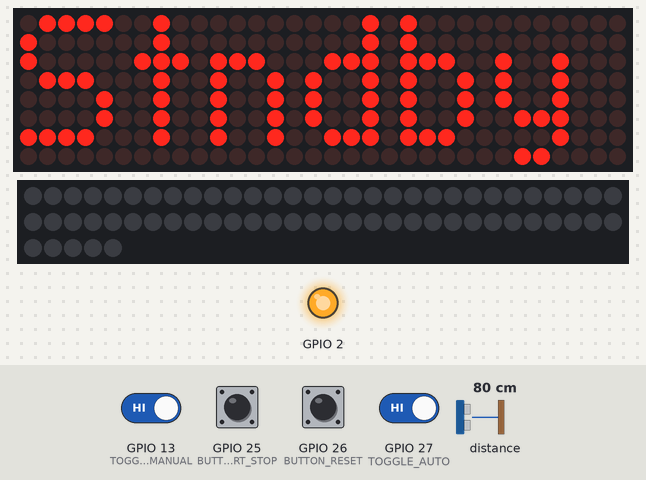
Bench run of a sketch on a simulated ESP32. Parts: 32×8 LED matrix, 65 RGB LEDs in strip order, left to right, continuing on the next row, output pins drawn as LEDs (lit = HIGH). Inputs (shaded band) come from the test bench; at power-on: GPIO 13 (TOGGLE_MANUAL), GPIO 25 (BUTTON_START_STOP), GPIO 26 (BUTTON_RESET), GPIO 27 (TOGGLE_AUTO) HIGH, distance to the obstacle 80 cm. Dim RGB values are drawn brighter than linear.

Above: at 5.6 s.
5.7 s: GPIO 13 (TOGGLE_MANUAL) driven LOW
At 7.1 s:
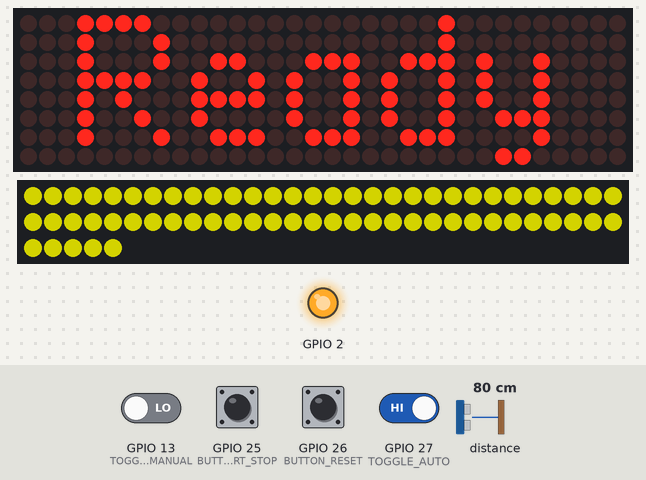
7.5 s: GPIO 25 (BUTTON_START_STOP) pulled LOW for 0.15 s
At 7.63 s:
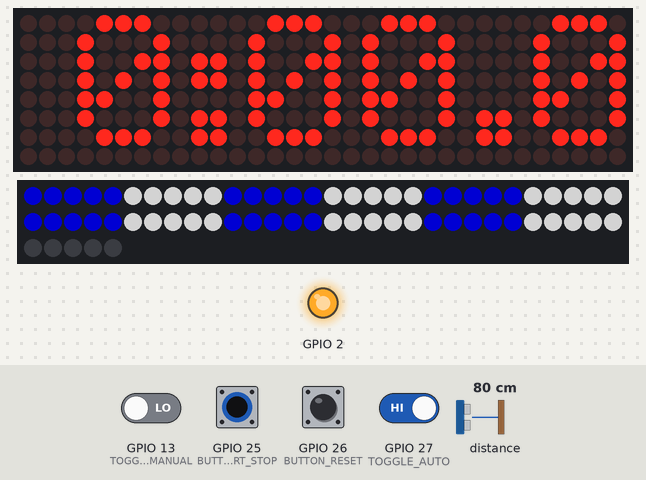
8.2 s: GPIO 25 (BUTTON_START_STOP) pulled LOW for 1 s
At 9.7 s:
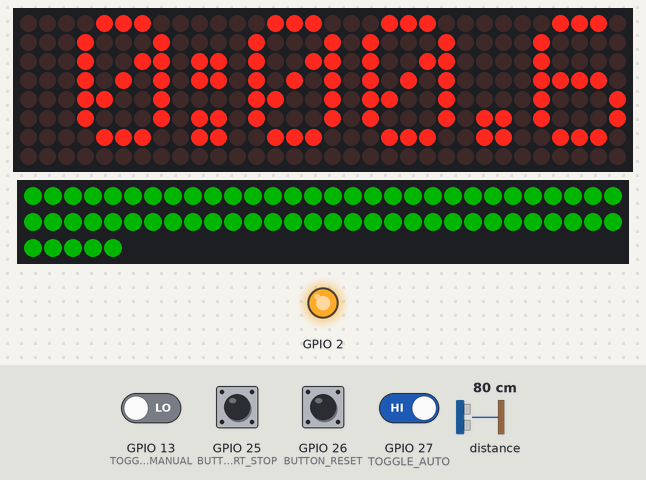
10.7 s: GPIO 13 (TOGGLE_MANUAL) driven HIGH
At 12.0 s:
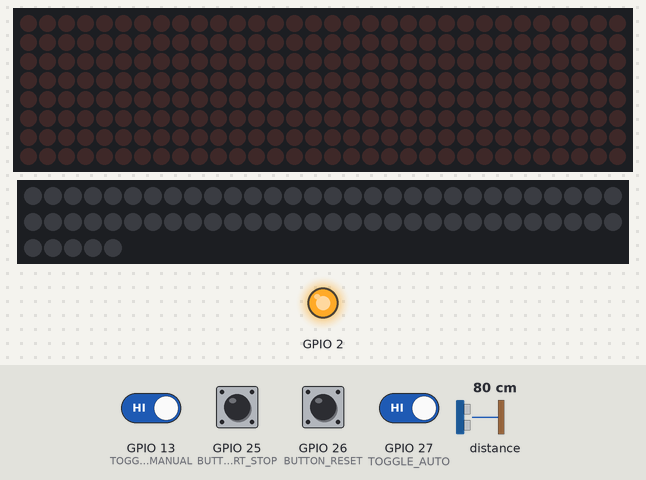
13.2 s: GPIO 27 (TOGGLE_AUTO) driven LOW
At 14.4 s:
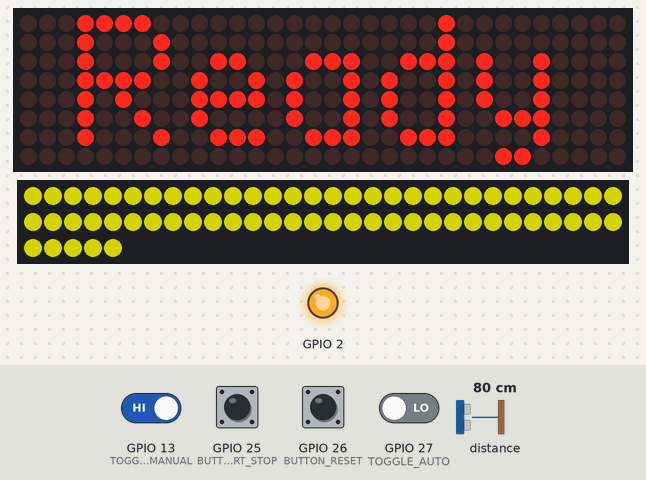
14.7 s: GPIO 27 (TOGGLE_AUTO) driven HIGH
At 15.3 s:
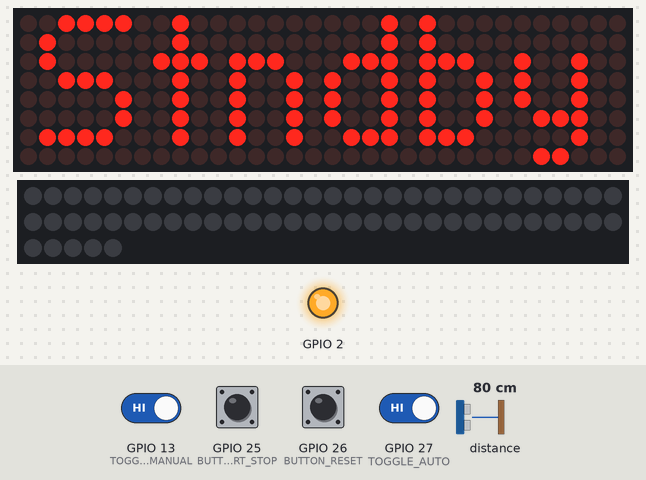
Timing chart, 0 to 17.7 s (numbered marks = the images above; inputs shaded):
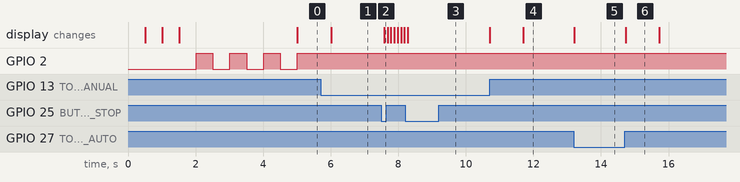

Measured:
- after the input at 5.7 s, the display: first differs from a run without the input after 0.32 s (image 1)
- after the input at 7.5 s, the display: changes after 0.08 s (image 2)
- after the input at 10.7 s, the display: first changes at once (image 4 shows a later state)
- after the input at 13.2 s, the display: changes at once (image 5)
- after the input at 14.7 s, the display: changes at once (image 6)
- by itself, GPIO 2: alternates HIGH for 0.50 s and LOW for 0.50 s
- what the display in image 6 shows lasts 1.0 s, from 14.7 s to 15.7 s

The sketch:

racecar_nowifi.ino
```cpp
/* ===============================================================
   Race Car Timer System - No Wifi
    This version does not implement any wifi functionality.  For
    this reason, other features such as OTA and URL commands are
    also unavailable.
    Version: 0.21
   ===============================================================*/
#include <Wire.h>                       //I2C - distance sensors (ESP Core)
#include <SPI.h>                        //SPI - Timer display (ESP Core)
//VL53L0X
#include <VL53L0X.h>                    //VL53L0X ToF Sensor https://github.com/pololu/vl53l0x-arduino
//MAX7219 Display
#include <MD_MAX72xx.h>                 //MAX7219 Matrix (SPI) https://github.com/JemRF/max7219 (installed as dependency of MD_Parola)
#include <MD_Parola.h>                  //MAX7219 Matrix https://github.com/MajicDesigns/MD_Parola
//LEDs
//LED-related Libraries
#define FASTLED_INTERNAL                // Suppress FastLED SPI/bitbanged compiler warnings
#include <FastLED.h>                    // v3.7.1 LED Strip Control: https://github.com/FastLED/FastLED

#define VERSION "v0.21 (ESP32 NoWiFi)"
#define APPNAME "RACECAR TIMER"
#define SERIAL_DEBUG 0                  //Set to 1 to enable serial debugging via USB or RX/TX

// ======================================================
//  Change or update these values for your build/options
// ======================================================
//Pin Defintions
#define BUS1_SDA 21                     //I2C Bus 1 Data (ToF start sensor)
#define BUS1_SCL 22                     //I2C Bus 1 Clock (ToF start sensor)
#define BUS2_SDA 17                     //I2C Bus 2 Data (ToF end sensor)
#define BUS2_SCL 19                     //I2C Bus 2 Clock (ToF end sensor)
#define SPI_DIN 23                      //SPI Data In (LED timer matrix )
#define SPI_CLK 18                      //SPI Clock
#define SPI_CS 5                        //SPI Chip Select
#define LED_DATA_PIN 16                 //Data line for LED strip lighting
#define BUTTON_RESET 26                 //Timer button - Reset
#define BUTTON_START_STOP 25            //Timer button - Manual time start/stop
#define TOGGLE_AUTO 27                  //Toggle switch - auto timing mode
#define TOGGLE_MANUAL 13                //Toggle switch - manual timing mode

//Timing & System Options
#define USE_TENTHS true
#define MAX_RACE_TIME 599                  //Max race time in seconds (599 max when using tenths, 5999 otherwise)
//LED Lighting Strips
#define USE_LEDS true;                     //Use LED strips. Set to false if not using LED strips
#define NUM_LEDS 65                        //Number of LEDs (one side only). Set to zero if USE_LEDS is false.
#define MILLIAMP_MAX 10000                 //Max milliamp draw permitted by the LEDs
#define DEFAULT_LED_BRIGHTNESS 125         //LED Strip brightness (0-255)
#define DEFAULT_TIMER_INTENSITY 3          //Matrix timer brightness (0-10)
//Sensor Distances (in mm)
#define START_SENSOR_DIST 406              //Should be distance (mm) from start line sensor to the opposite edge of race track
#define END_SENSOR_DIST 406                //Should be distance (mm) from end line sensor to the opposite edge of race track
//==================================================

//================================================================================
// Do not change any values below unless you are SURE you know what you are doing!
//================================================================================
//Peripheral Defines
//MAX7219 Display
#define MAX_DEVICES 4                      //MAX7219 - Number of controllers
#define HARDWARE_TYPE MD_MAX72XX::FC16_HW  //MAX7219 Matrix

//Boot indication variables
bool useOnboardLED = true;                 //Use onboard LED to show successful boot
int blinkLED = 0;                          //Counter for above.  LED will blink 3 times and remain on if useOnboardLED is true

//Application Variables
String deviceName = "RaceTimer";           //Default Device Name - 16 chars max, no spaces. Will be updated via onboarding.
bool showTenths = USE_TENTHS;              //true = show tenths of a second, false = show only minutes/seconds (Set via the #define above)
bool systemStandby = false;                //Toggle - center pos: puts system in standby (stops processes, turns off timer/LEDs)
bool timerAuto = true;                     //Toggle - auto/manual timing
bool timerRunning = false;                 //True when timer actively running
bool timerComplete = false;
bool bootUp = true;
unsigned long prevTime = 0;
unsigned long elapsedTime = 0;
//Local variables, using constants - just for consistency with WiFi version - Change via #defines above
bool useLEDs = USE_LEDS;                   //When false, calls to LED strip will be skipped
int numLEDs = NUM_LEDS;
unsigned long maxRaceTime = 599900;        //Just a holder.  Actual milliseconds calculated in Setup() using MAX_RACE_MINUTE

//Manual Start/Stop button debouncing
unsigned long lastDebounceTime = 0;
unsigned long debounceDelay = 75;           //millisecond delay
int startButtonState;                       //For tracking state
int lastButtonState = HIGH;                 //Set initial state (HIGH = not pressed)

//Timing Mode variables
int oldAutoState;
int oldManualState;
bool poweredDown = false;

//Instantiate sensors, display and LEDs
VL53L0X startTimer;
VL53L0X endTimer;
TwoWire bus1 = TwoWire(0);   //I2C Bus 1
TwoWire bus2 = TwoWire(1);     //I2C Bus 2
MD_Parola timerDisplay = MD_Parola(HARDWARE_TYPE, SPI_DIN, SPI_CLK, SPI_CS, MAX_DEVICES);  //SPI LED Display (Type, DIN, SCL, CS, NumDevices)
CRGB LEDs[NUM_LEDS];

/*
   ===============================
    MAIN SETUP
   ===============================
*/
void setup() {
  #if defined(SERIAL_DEBUG) && (SERIAL_DEBUG == 1)
    Serial.begin(115200);
    Serial.println("Starting Setup");
  #endif
  //Onboard LED (for boot indicator)
  pinMode(2, OUTPUT);
  //Push Buttons
  pinMode(BUTTON_RESET, INPUT_PULLUP);
  pinMode(BUTTON_START_STOP, INPUT_PULLUP);
  pinMode(TOGGLE_AUTO, INPUT_PULLUP);
  pinMode(TOGGLE_MANUAL, INPUT_PULLUP);
  //Set all initially to HIGH (off)
  digitalWrite(BUTTON_RESET, HIGH);
  digitalWrite(BUTTON_START_STOP, HIGH);
  digitalWrite(TOGGLE_AUTO, HIGH);
  digitalWrite(TOGGLE_MANUAL, HIGH);

  //MAX7219
  timerDisplay.begin();
  timerDisplay.setIntensity(DEFAULT_TIMER_INTENSITY);
  timerDisplay.displayClear();
  timerDisplay.setTextAlignment(PA_LEFT);

  //VL53L0X Sensors
  //Wire.begin();
  bus1.begin(BUS1_SDA, BUS1_SCL, 100000);
  bus2.begin(BUS2_SDA, BUS2_SCL, 100000);
  startTimer.setBus(&bus1);
  startTimer.setTimeout(500);
  startTimer.init();
  startTimer.startContinuous();
  endTimer.setBus(&bus2);
  endTimer.setTimeout(500);
  endTimer.init();
  endTimer.startContinuous();

  //------------------------
  // Setup FastLED and LEDs
  //------------------------
  if (useLEDs) {
    FastLED.addLeds<WS2812B, LED_DATA_PIN, GRB>(LEDs, numLEDs);
    FastLED.setDither(false);
    FastLED.setCorrection(TypicalLEDStrip);
    FastLED.setMaxPowerInVoltsAndMilliamps(5, MILLIAMP_MAX);
    FastLED.setBrightness(DEFAULT_LED_BRIGHTNESS);
    fill_solid(LEDs, numLEDs, CRGB::Black);
    FastLED.show();
    //Show setup is complete and test LEDs
    fill_solid(LEDs, numLEDs, CRGB::Red);
    FastLED.show();
    delay(500);
    fill_solid(LEDs, numLEDs, CRGB::Green);
    FastLED.show();
    delay(500);
    fill_solid(LEDs, numLEDs, CRGB::Blue);
    FastLED.show();
    delay(500);
    fill_solid(LEDs, numLEDs, CRGB::Black);
    FastLED.show();
    delay(500);
  }

  //-----------------------------------------
  // Calculate max race time in milliseconds
  //-----------------------------------------
  if ((showTenths) && (MAX_RACE_TIME > 599)) {
    maxRaceTime = 599900;
  } else if (MAX_RACE_TIME > 5999) {
    maxRaceTime = 5999900;
  } else {
    maxRaceTime = ((MAX_RACE_TIME) * 1000); //(((MAX_RACE_TIME - 1) * 60000) + 59900);
  }

  //Set initial timing mode, based on toggle position
  setTimingMode();

  #if defined(SERIAL_DEBUG) && (SERIAL_DEBUG == 1)
    Serial.begin(115200);
    Serial.println("Setup Complete");
  #endif

}

void loop() {
  int startDist = 0;
  int endDist = 0;
  //Blink onboard LED three times then remain on - should only start after successful onboard
  if (useOnboardLED) {
    while (blinkLED < 3) {
      digitalWrite(2, HIGH);
      delay(500);
      yield();
      digitalWrite(2, LOW);
      delay(500);
      yield();
      blinkLED ++;
      #if defined(SERIAL_DEBUG) && (SERIAL_DEBUG == 1)
        Serial.begin(115200);
        Serial.println("Blink");
      #endif
    }
    digitalWrite(2, HIGH);
  } else {
    digitalWrite(2, LOW);
  }
  //REST OF MAIN LOOP HERE
  unsigned long currentMillis = millis();
  //Check for state change of toggle switch/timing mode
  int curAuto = digitalRead(TOGGLE_AUTO);
  int curManual = digitalRead(TOGGLE_MANUAL);
  if ((curAuto != oldAutoState) || (curManual != oldManualState)) {
    setTimingMode();
  }
  if (systemStandby) {
    if (!poweredDown) {
      timerDisplay.displayClear();
      timerDisplay.print("Stndby");
      fill_solid(LEDs, numLEDs, CRGB::Black);
      FastLED.show();
      delay(1000);
      timerDisplay.displayClear();
      poweredDown = true;
    }
  } else {
    if ((bootUp) || (poweredDown)) {
      bootUp = false;
      poweredDown = false;
      resetTimer();
    }
    //Check for timer button presses - Currentl, only the reset button is checked. Still need code for manual start/stop feature
    if (!digitalRead(BUTTON_RESET)) {
      resetTimer();
      #if defined(SERIAL_DEBUG) && (SERIAL_DEBUG == 1)
        Serial.println("System Reset");
      #endif
    } else if (!timerAuto) {
      //---- MANUAL TIMING -------- (using pushbutton)
      //Only check start/stop button in manual mode
      int reading = digitalRead(BUTTON_START_STOP);
      //Debounce
      if (reading != lastButtonState) {
        lastDebounceTime = millis();
      }
      if ((millis() - lastDebounceTime) > debounceDelay) {
        if (reading != startButtonState) {
          startButtonState = reading;
          if (!startButtonState) {
            if ((!timerRunning) && (!timerComplete)) {
              //Start timer
              startTime();
              prevTime = millis();
              currentMillis = prevTime;
              elapsedTime = 0;
            } else if ((timerRunning) && (!timerComplete)) {
              //Stop timer
              stopTime();
            }
          }
        }
      }
      lastButtonState = reading;
    } else {
      //Get sensor readings
      startDist = startTimer.readRangeContinuousMillimeters();
      endDist = endTimer.readRangeContinuousMillimeters();
      //Check for starting sensor break if timer not running
      //System ready/standby: timerRunning FALSE and timerComplete FALSE
      //System in progress: timerRunning TRUE and timerComplete FALSE
      //Race Finished: timerRunning FALSE and timerComplete TRUE
      if ((!timerRunning) && (!timerComplete)) {
        if (startDist < START_SENSOR_DIST) {
          //start timer and turn LEDs green
          timerDisplay.displayClear();
          timerDisplay.setTextAlignment(PA_LEFT);
          if (showTenths) {
            timerDisplay.print(" 0:00.0");  //v0.12 tenths of a second
          } else {
            timerDisplay.print(" 00:00");
          }
          if (useLEDs) {
            showRaceLEDs();
          }
          prevTime = millis();
          currentMillis = prevTime;
          elapsedTime = 0;
          timerRunning = true;
          #if defined(SERIAL_DEBUG) && (SERIAL_DEBUG == 1)
            Serial.println("Timer started.");
          #endif
        }
      } else if ((timerRunning) && (!timerComplete)) {
        if (endDist < END_SENSOR_DIST) {
          //start timer and turn LEDs green
          if (useLEDs) {
            fill_solid(LEDs, numLEDs, CRGB::Green);
            FastLED.show();
          }
          timerComplete = true;
          timerRunning = false;
          #if defined(SERIAL_DEBUG) && (SERIAL_DEBUG == 1)
            Serial.println("Timer stopped.");
          #endif
        }
      }
    }
    //Update time
    if ((timerRunning) && (!timerComplete)) {
      if ((showTenths) && ((currentMillis - prevTime) >= 100)) {
        prevTime = currentMillis;
        elapsedTime = elapsedTime + 100;
        updateTimer();
        #if defined(SERIAL_DEBUG) && (SERIAL_DEBUG == 1)
          Serial.print("Elapsed Time (s): ");
          Serial.print(elapsedTime / 1000);
          Serial.print("  Start Dist: ");
          Serial.print(startDist);
          Serial.print("  End Dist: ");
          Serial.println(endDist);
        #endif
      } else if ((currentMillis - prevTime) >= 1000) {
        prevTime = currentMillis;
        elapsedTime = elapsedTime + 1000;
        updateTimer();
        #if defined(SERIAL_DEBUG) && (SERIAL_DEBUG == 1)
          Serial.print("Elapsed Time (ms): ");
          Serial.print(elapsedTime / 1000);
          Serial.print("  Start Dist: ");
          Serial.print(startDist);
          Serial.print("  End Dist: ");
          Serial.println(endDist);
        #endif

      }
    }
  }
}

// ========================
//  Timer Functions
// ========================
void setTimingMode() {
  //Sets timing mode (standby, auto, manual) based on toggle switch pos
  int curAuto = digitalRead(TOGGLE_AUTO);
  int curManual = digitalRead(TOGGLE_MANUAL);
  if (!curAuto) {
    timerAuto = true;
    systemStandby = false;
  } else if (!curManual) {
    timerAuto = false;
    systemStandby = false;
  } else {
    //Toggle in center pos - both GPIO pins high
    systemStandby = true;
  }
  oldAutoState = curAuto;
  oldManualState = curManual;
}

void startTime() {
  timerDisplay.displayClear();
  timerDisplay.setTextAlignment(PA_LEFT);
  if (showTenths) {
    timerDisplay.print(" 0:00.0");  //v0.12 tenths of a second
  } else {
    timerDisplay.print(" 00:00");
  }
  if (useLEDs) {
    //fill_solid(LEDs, numLEDs, CRGB::Green);
    //FastLED.show();
    showRaceLEDs();
  }
  timerRunning = true;
  #if defined(SERIAL_DEBUG) && (SERIAL_DEBUG == 1)
    Serial.println("Timer started.");
  #endif
}

void stopTime() {
  //stop timer and turn LEDs red
  if (useLEDs) {
    fill_solid(LEDs, numLEDs, CRGB::Green);
    FastLED.show();
  }
  timerComplete = true;
  timerRunning = false;
  #if defined(SERIAL_DEBUG) && (SERIAL_DEBUG == 1)
    Serial.println("Timer stopped.");
  #endif

}

void resetTimer() {
  timerRunning = false;
  timerComplete = false;
  if (useLEDs) {
    fill_solid(LEDs, numLEDs, CRGB::Yellow);
    FastLED.show();
  }
  timerDisplay.displayClear();
  timerDisplay.setTextAlignment(PA_CENTER);
  timerDisplay.print("Ready");
}

void updateTimer() {
  String outputTime;
  byte m1 = 0;
  byte m2 = 0;
  byte s1 = 0;
  byte s2 = 0;
  byte t1 = 0;
  if (showTenths) {

    if ((elapsedTime == 0) || (elapsedTime > maxRaceTime)) {  //v0.12 - for tenths display, limit to max 9:59 before wrap around/reset
      timerRunning = false;
      timerComplete = true;
      if (useLEDs) {
        fill_solid(LEDs, numLEDs, CRGB::Red);
        FastLED.show();
      }
      timerDisplay.print("Timeout");
      return;
    } else {
      unsigned long restMillis = elapsedTime;
      unsigned long minutes = (restMillis / 1000) / 60;
      unsigned long seconds = restMillis / 1000;
      unsigned long tenths = restMillis / 10;
      int remTenths = tenths - (seconds * 100);
      int remSeconds = seconds - (minutes * 60);
      int remMinutes = minutes;
      //int remTenths = restMillis % 10000;
      m1 = remMinutes / 10;
      m2 = remMinutes % 10;
      s1 = remSeconds / 10;
      s2 = remSeconds % 10;
      t1 = remTenths / 10;
      //outputTime = String(m1) + String(m2) + ":" + String(s1) + String(s2);
      outputTime = " " + String(m2) + ":" + String(s1) + String(s2) + "." + String(t1);
      timerDisplay.print(outputTime);
    }

  } else {

    if ((elapsedTime == 0) || (elapsedTime > maxRaceTime)) {  //v0.12 - for tenths display, limit to max 9:59 before wrap around/reset
      timerRunning = false;
      timerComplete = true;
      if (useLEDs) {
        fill_solid(LEDs, numLEDs, CRGB::Red);
        FastLED.show();
      }
      timerDisplay.print("Timeout");
      return;
      return;
    } else {
      unsigned long restMillis = elapsedTime;
      unsigned long minutes = (restMillis / 1000) / 60;
      unsigned long seconds = restMillis / 1000;
      int remSeconds = seconds - (minutes * 60);
      int remMinutes = minutes;
      m1 = remMinutes / 10;
      m2 = remMinutes % 10;
      s1 = remSeconds / 10;
      s2 = remSeconds % 10;
      outputTime = " " + String(m1) + String(m2) + ":" + String(s1) + String(s2);
      timerDisplay.print(outputTime);
    }
  }
}

//================================================
//  LED Functions
//================================================
void clearLEDs() {
  if (useLEDs) {
    fill_solid(LEDs, numLEDs, CRGB::Black);
    FastLED.show();
  }
}

void showRaceLEDs() {
  if (useLEDs) {
    int segmentLen = 5;  //increase/decrease this number to change width of blue/white segments
    int i = 0;
    clearLEDs();
    if (numLEDs > 9) { //Only split if there is at least 10 LEDs
      while (i < (numLEDs - (segmentLen + 1))) {
        //Blue LEDs
        fill_solid((LEDs + i), segmentLen, CRGB::Blue);
        i = i + segmentLen;
        //White LEDs
        fill_solid((LEDs + i), segmentLen, CRGB::White);
        i = i + segmentLen;
      }
    } else if (numLEDs > 0) {   //Skip if zero to avoid divide by zero error
      //Just fill with blue
      fill_solid(LEDs, numLEDs, CRGB::Blue);
    }
    FastLED.show();
  }
}

//=============================
//  Misc. Functions
//=============================
boolean isValidNumber(String str){
  for(byte i=0;i<str.length();i++) {
    if(isDigit(str.charAt(i))) return true;
  }
  return false;
}
```
